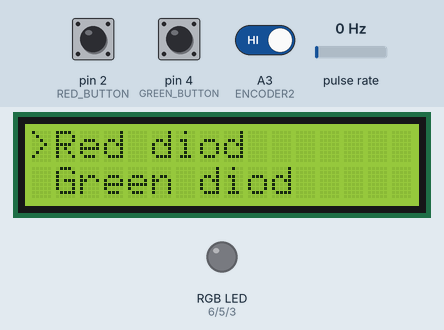
Simulated run of this sketch. Board: Arduino Uno, built with avr-gcc and run on an emulated ATmega328P. On the bench: 16×2 character LCD, an RGB LED mixed from three pins (HIGH = lit). Wiring (inferred from the names in the program): pulse sensor: data A2. The inputs (shaded band) are chosen by the test bench; at power-on: pulse rate 0 Hz, pin 4 (GREEN_BUTTON) HIGH, pin 2 (RED_BUTTON) HIGH, A3 (ENCODER2) HIGH. Dim RGB values are drawn brighter than linear.

Above: at 1.2 s.
1.3 s: pulse rate (sensor on A2) set to 1 Hz
At 4.1 s:
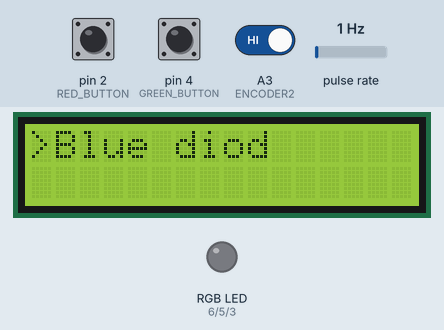
4.3 s: pin 4 (GREEN_BUTTON) pulled LOW for 0.15 s
At 5.7 s:
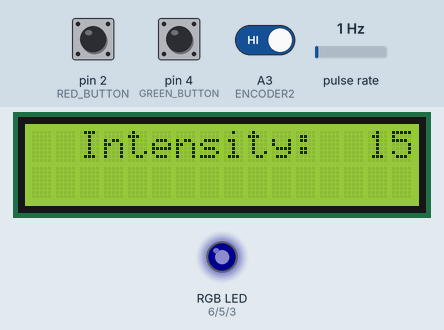
7.4 s: pulse rate (sensor on A2) set to 4 Hz
At 9.18 s:
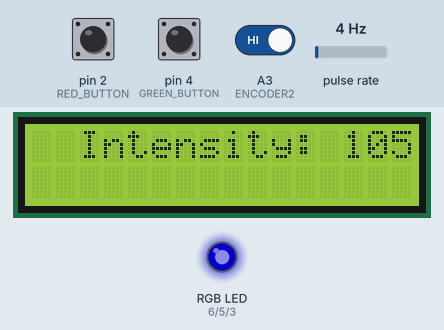
10.4 s: pin 2 (RED_BUTTON) pulled LOW for 0.15 s
At 10.69 s:
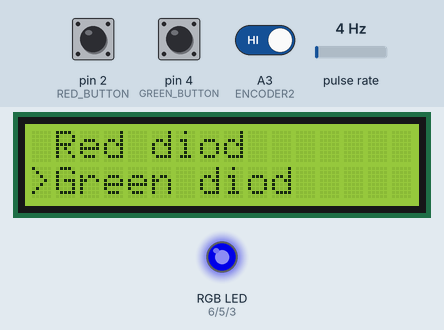
12.3 s: pin 4 (GREEN_BUTTON) pulled LOW for 1 s
At 14.7 s:
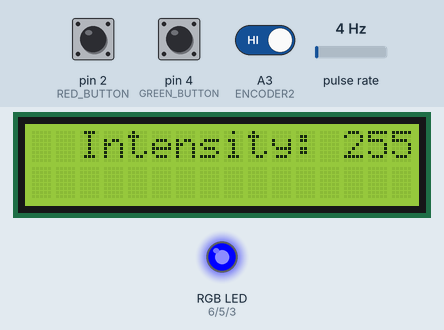
15.0 s: pin 2 (RED_BUTTON) pulled LOW for 1 s
At 15.6 s:
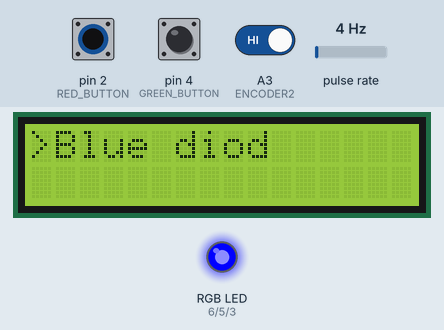
Timing chart, 0 to 18.0 s (numbered marks = the images above; inputs shaded):
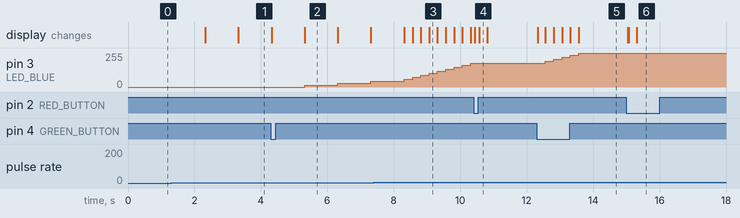

Measured:
- the behaviour switches between 0 and 1 Hz on pulse rate (sensor on A2) (found by bisection; images 0 and 1)
- after the input at 1.3 s, the display: first changes after 1.0 s (image 1 shows a later state)
- after the input at 4.3 s, pin 3 (LED_BLUE): 0/255 → 15/255 after 1.0 s, → 30/255 1.0 s later, → 45/255 1.0 s later; the display: first changes at once (image 2 shows a later state)
- after the input at 10.4 s, pin 3 (LED_BLUE): stays 180/255 (without the input it goes to 195/255 after 0.16 s); the display: first changes at once (image 4 shows a later state)
- after the input at 12.3 s, pin 3 (LED_BLUE): moves from 180/255 to 255/255 over 1.0 s, starting after 0.26 s; the display: first changes at once (image 5 shows a later state)
- after the input at 15.0 s, the display: first changes at once (image 6 shows a later state)
- what the display in image 2 shows lasts 1.0 s, from 5.3 s to 6.3 s

The sketch:

Task2.ino
```cpp
#include <util/atomic.h>
#include <LiquidCrystal_I2C.h>

#define LED_RED 6
#define LED_GREEN 5
#define LED_BLUE 3

#define RED_BUTTON 2
#define GREEN_BUTTON 4

#define ENCODER1 A2
#define ENCODER2 A3

#define DEBOUNCING_PERIOD 100
#define DEBOUNCE_PERIOD 10UL

LiquidCrystal_I2C lcd(0x27, 16, 2);

void initLCD() {
  lcd.init();
  lcd.clear();
  lcd.backlight();
}

void printResults(int val)
{
  char buffer[40];
  sprintf(buffer, "Intensity: %3d", val);
  lcd.setCursor(2, 0);
  lcd.print(buffer);
}

void menu(int val) {
  if (val == 0) {
    lcd.clear();
    lcd.setCursor(0, 0);
    lcd.print(">Red diod");
    lcd.setCursor(1, 1);
    lcd.print("Green diod");
  } else if (val == 1) {
    lcd.clear();
    lcd.setCursor(1, 0);
    lcd.print("Red diod");
    lcd.setCursor(0, 1);
    lcd.print(">Green diod");
  } else {
    lcd.clear();
    lcd.setCursor(0, 0);
    lcd.print(">Blue diod");
  }
}

void setup() {
  pinMode(LED_RED, OUTPUT);
  digitalWrite(LED_RED, LOW);

  pinMode(LED_GREEN, OUTPUT);
  digitalWrite(LED_GREEN, LOW);

  pinMode(LED_BLUE, OUTPUT);
  digitalWrite(LED_BLUE, LOW);

  pinMode(ENCODER1, INPUT_PULLUP);
  pinMode(ENCODER2, INPUT_PULLUP);

  pinMode(RED_BUTTON, INPUT_PULLUP);
  pinMode(GREEN_BUTTON, INPUT_PULLUP);

  initLCD();
  menu(0);

  PCICR |= (1 << PCIE1);
  PCMSK1 |= (1 << PCINT10);
}

bool isButtonPressed(int buttonPin)
{
  static int debounced_button_state = HIGH;
  static int previous_reading = HIGH;
  static unsigned long last_change_time = 0UL;
  bool isPressed = false;

  int current_reading = digitalRead(buttonPin);

  if (previous_reading != current_reading)
  {
    last_change_time = millis();
  }

  if (millis() - last_change_time > DEBOUNCE_PERIOD) {
    if (current_reading != debounced_button_state) {
      if (debounced_button_state == HIGH && current_reading == LOW) {
        isPressed = true;
      }
      debounced_button_state = current_reading;
    }
  }

  previous_reading = current_reading;

  return isPressed;
}

bool isRedButtonPressed() {
  return isButtonPressed(RED_BUTTON);
}

bool isGreenButtonPressed() {
  return isButtonPressed(GREEN_BUTTON);
}

void changeIntensity(int diod, int val) {
  printResults(val);
  analogWrite(diod, val);
}

int diodByOption(int option)
{
  int diodPins[] = {LED_RED, LED_GREEN, LED_BLUE};
  return diodPins[option];
}

int redValue = 0;
int greenValue = 0;
int blueValue = 0;
int colors[] = {redValue, greenValue, blueValue};

int colorByOption(int option) {
  return colors[option];
}

void increaseColorValue(int option) {
  colors[option] += 15;
}

void decreaseColorValue(int option) {
  colors[option] -= 15;
}


volatile int encoder1 = HIGH;
volatile int encoder2 = HIGH;
volatile unsigned long encoderTimestamp = 0UL;
ISR(PCINT1_vect) {
  encoder1 = digitalRead(ENCODER1);
  encoder2 = digitalRead(ENCODER2);
  encoderTimestamp = millis();
}

/*volatile*/ bool menuMode = true;
int chosen_option;
int encoderValue = 0;
int lastEn1 = LOW;
unsigned long lastChangeTimestamp = 0UL;

void loop() {
  int en1, en2;
  unsigned long timestamp;

  ATOMIC_BLOCK(ATOMIC_RESTORESTATE) {
    en1 = encoder1;
    en2 = encoder2;
    timestamp = encoderTimestamp;
  }

  if (menuMode)
  {
    if (en1 == LOW && timestamp > lastChangeTimestamp + DEBOUNCING_PERIOD) {
      if (en2 == HIGH) {
        if (encoderValue < 2)
          encoderValue += 1;
      } else {
        if (encoderValue > 0)
          encoderValue -= 1;
      }
      lastChangeTimestamp = timestamp;

      menu(encoderValue);
    }
    //lastEn1 = en1;
    if (isGreenButtonPressed()) {
      menuMode = false;
      chosen_option = encoderValue;
      lcd.clear();
      encoderValue = 0;
      changeIntensity(diodByOption(chosen_option), colorByOption(chosen_option));
    }
  }
  if (!menuMode)
  {
    if (en1 == LOW && timestamp > lastChangeTimestamp + DEBOUNCING_PERIOD)
    {
      if (en2 == HIGH)
      {
        if (colorByOption(chosen_option) < 255)
          increaseColorValue(chosen_option);
      }
      else
      {
        if (colorByOption(chosen_option) > 0)
          decreaseColorValue(chosen_option);
      }
      lastChangeTimestamp = timestamp;

      changeIntensity(diodByOption(chosen_option), colorByOption(chosen_option));
    }
    //lastEn1 = en1;
    if (isRedButtonPressed()) {
      menuMode = true;
      lcd.clear();
      encoderValue = 0;
      menu(encoderValue);
    }
  }
}
```
